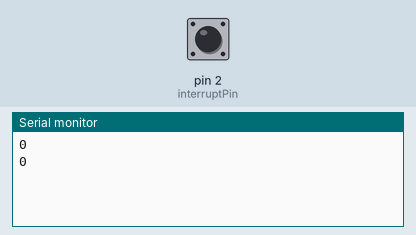
A sketch run on a simulated Arduino Uno, built with avr-gcc and run on an emulated ATmega328P. Shown: the last lines printed to the serial monitor. Inputs (shaded band) come from the test bench; at power-on: pin 2 (interruptPin) HIGH.

Above: at 1.2 s.
1.3 s: pin 2 (interruptPin) pulled LOW for 0.15 s
At 2.3 s:
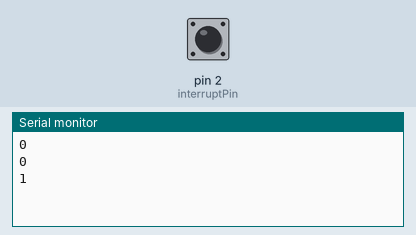
2.9 s: pin 2 (interruptPin) pulled LOW for 1 s
At 3.8 s:
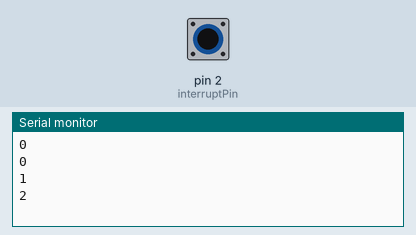
5.4 s: pin 2 (interruptPin) pulled LOW for 0.15 s
At 6.6 s:
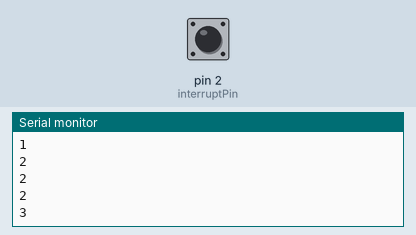
Timing chart, 0 to 8.4 s (numbered marks = the images above; inputs shaded):
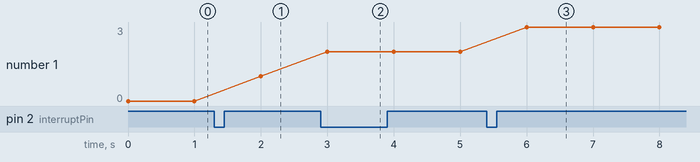

The sketch:

_01_Hall_effect_sensor_read.ino
```cpp
const byte interruptPin = 2;
volatile byte state = LOW;


volatile int counter;

void setup() {
  counter = 0;
  pinMode(interruptPin, INPUT);
  attachInterrupt(digitalPinToInterrupt(interruptPin), isr, FALLING);
  Serial.begin(9600);
}

void loop() {
  Serial.println(counter);
  delay(1000);
}

void isr() {
  counter++;
}
```

Measured:
- after the input at 1.3 s, the serial monitor: prints a new line after 0.70 s (image 1)
- after the input at 2.9 s, the serial monitor: prints a new line after 0.10 s (image 2)
- after the input at 5.4 s, the serial monitor: prints a new line after 0.60 s (image 3)
- plotted number 1: 0 → 1 after the input at 1.3 s, 1 → 2 after the input at 2.9 s, 2 → 3 after the input at 5.4 s
